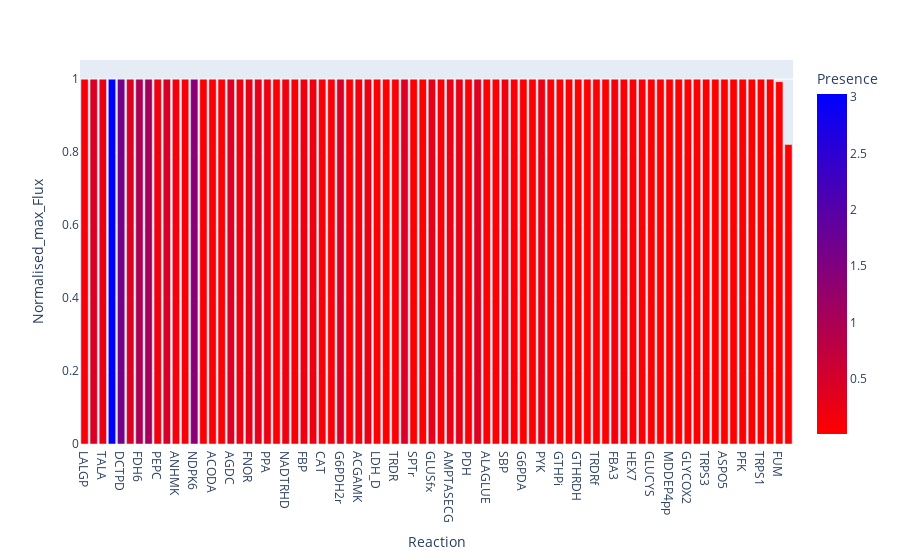

Source (notebook cell):
### Code cell
#Make a figure:
fig = px.bar(results_df, x="Reaction", y=sorting_param, color=secondary_param, color_continuous_scale='Bluered_r')
fig.show()
#save it:
fig.write_image('/'.join([dir_path, project_name, "candidate_reactions_reduced_parameter_space.png"]))

### Figure 1 — Plotly figure (JSON) as saved in the notebook; plotly's stock layout.template omitted (floating-point values rounded to 4 significant figures)
{"data": [{"alignmentgroup": "True", "hovertemplate": "Reaction=%{x}<br>Normalised_max_Flux=%{y}<br>Presence=%{marker.color}<extra></extra>", "legendgroup": "", "marker": {"color": [0.08974, 0.4487, 0.2436, 3.026, 1.628, 0.4231, 0.9872, 1.09, 0.1795, 0.4487, 0.1154, 0.1026, 1.397, 0.07692, 0.05128, 0.05128, 0.4103, 0.1923, 0.2821, 0.3077, 0.2179, 0.05128, 0.1795, 0.1026, 0.1923, 0.1923, 0.1026, 0.0641, 0.4487, 0.0641, 0.1538, 0.2436, 0.02564, 0.01282, 0.0641, 0.4359, 0.02564, 0.01282, 0.3077, 0.07692, 0.2436, 0.2821, 0.07692, 0.3846, 0.02564, 0.05128, 0.1795, 0.07692, 0.01282, 0.02564, 0.2308, 0.0641, 0.03846, 0.03846, 0.01282, 0.01282, 0.0641, 0.02564, 0.1538, 0.0641, 0.0641, 0.05128, 0.02564, 0.01282, 0.01282, 0.02564, 0.02564, 0.01282, 0.02564, 0.01282, 0.01282, 0.01282, 0.02564, 0.01282, 0.02564, 0.01282, 0.02564, 0.01282], "coloraxis": "coloraxis", "pattern": {"shape": ""}}, "name": "", "offsetgroup": "", "orientation": "v", "showlegend": false, "textposition": "auto", "type": "bar", "x": ["LALGP", "GND", "TALA", "RNDR4", "DCTPD", "PGCD", "FDH6", "GART", "PEPC", "PSERT", "ANHMK", "GLCS3", "NDPK6", "GTHS", "ACODA", "GGCLUT2", "AGDC", "DMPPS_syn", "FNOR", "PGL", "PPA", "ANS", "NADTRHD", "ACM6PH", "FBP", "VPAMTr", "CAT", "ACGS", "G6PDH2r", "ORNTAC", "ACGAMK", "FBA", "LDH_D", "ACKr", "TRDR", "PSP_L", "SPTr", "MDDCP2pp", "GLUSfx", "ME2", "AMPTASECG", "VALTA", "PDH", "ALAD_L", "ALAGLUE", "PPKr", "SBP", "IPDPS", "G6PDA", "GAPD", "PYK", "IPDDI", "GTHPi", "OPAH", "GTHRDH", "MLTGY4pp", "TRDRf", "ADPGDP", "FBA3", "AGTi", "HEX7", "GLYCK", "GLUCYS", "TRPS2", "MDDEP4pp", "GLYDHDA", "GLYCOX2", "PPS", "TRPS3", "DCTPD2", "ASPO5", "ASPO6", "PFK", "GLYCOR_nadp", "TRPS1", "NTPP8", "FUM", "NAD_H2"], "xaxis": "x", "y": [1, 1, 1, 1, 1, 1.0, 1.0, 1.0, 1.0, 1.0, 1.0, 1.0, 1.0, 1.0, 1.0, 1.0, 1.0, 1.0, 1.0, 1.0, 1.0, 1.0, 1.0, 1.0, 1.0, 1.0, 1.0, 1.0, 1.0, 1.0, 1.0, 1.0, 1.0, 1.0, 1.0, 1.0, 1.0, 1.0, 1.0, 1.0, 1.0, 1.0, 1.0, 1.0, 1.0, 1.0, 1.0, 1.0, 1.0, 1.0, 1.0, 1.0, 1.0, 1.0, 1.0, 1.0, 1.0, 1.0, 1.0, 1.0, 1.0, 1.0, 1.0, 1.0, 1.0, 1.0, 1.0, 1.0, 1.0, 1.0, 1.0, 1.0, 1.0, 1.0, 1.0, 1.0, 0.9933, 0.8209], "yaxis": "y"}], "layout": {"barmode": "relative", "coloraxis": {"colorbar": {"title": {"text": "Presence"}}, "colorscale": [[0, "rgb(255,0,0)"], [1, "rgb(0,0,255)"]]}, "legend": {"tracegroupgap": 0}, "margin": {"t": 60}, "xaxis": {"anchor": "y", "domain": [0, 1], "title": {"text": "Reaction"}}, "yaxis": {"anchor": "x", "domain": [0, 1], "title": {"text": "Normalised_max_Flux"}}}}
